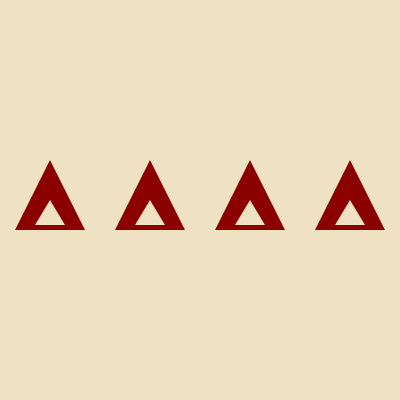
Frame 1 (no input)
Frame 60 (no input): identical to frame 1, image omitted
Frame 120 (the mouse pressed at the canvas centre since frame 60): identical to frame 1, image omitted

The p5.js sketch that drew this single still picture (run headless with seeded random() and noise() and a simulated clock; from frame 60 on, the mouse is pressed at the canvas centre):

// p5.js sketch
// ── sketch.js
// translate · push · pop
function setup() {
  createCanvas(400, 400);
}

function draw() {
  background('#efe2c2');
  noStroke();

  for (let x = 50; x < width; x += 100) {
    push();
    translate(x, 200);      // orijini (0,0) taşı
    fill('#8b0000');
    triangle(0, -40, -35, 30, 35, 30); // hep (0,0) etrafında çiz
    fill('#efe2c2');
    triangle(0, 0, -15, 25, 15, 25);
    pop();                  // orijini geri al
  }
}
